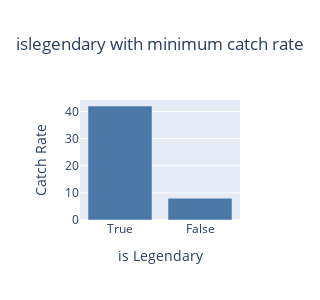

Notebook cell for this chart:
### Code cell
fig=px.bar(x=["True","False"],y=[idx1,idx2],color_discrete_sequence=color_scheme,width=250,height=300,title="islegendary with minimum catch rate")
fig.update_layout(xaxis_title="is Legendary",yaxis_title="Catch Rate")

### Figure 1 — Plotly figure (JSON) as saved in the notebook; plotly's stock layout.template omitted (floating-point values rounded to 4 significant figures)
{"data": [{"alignmentgroup": "True", "hovertemplate": "x=%{x}<br>y=%{y}<extra></extra>", "legendgroup": "", "marker": {"color": "#4C78A8", "pattern": {"shape": ""}}, "name": "", "offsetgroup": "", "orientation": "v", "showlegend": false, "textposition": "auto", "type": "bar", "x": ["True", "False"], "xaxis": "x", "y": [42, 8], "yaxis": "y"}], "layout": {"barmode": "relative", "height": 300, "legend": {"tracegroupgap": 0}, "title": {"text": "islegendary with minimum catch rate"}, "width": 250, "xaxis": {"anchor": "y", "domain": [0, 1], "title": {"text": "is Legendary"}}, "yaxis": {"anchor": "x", "domain": [0, 1], "title": {"text": "Catch Rate"}}}}
